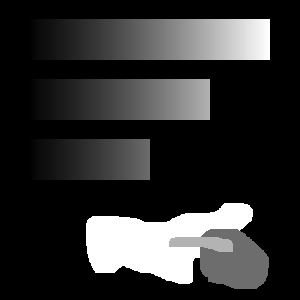
#> input picture week06_data/TestIm2.png, 300 x 300 px
$ python ex6.py
#> lines starting #> are read from the running program, lines starting #| are printed output that depends on the picture; after the words box and inside, x2 and y2 are one past the last pixel; in counts of white or black regions, pixels touching at a corner belong together
import cv2
import numpy as np
import matplotlib.pyplot as plt


#part 6.1
def gaussian_1D_Kernel(sigma):
    '''
    takes sigma = gaussian width
    returns
    g: the 1D gaussian kernel
    gd: the derivative of g

    normalize g such that it sums to 1.
    '''
    #using 5sigma rule
    length = int(2*5*sigma + 1)
    if length % 2 == 0:
        length += 1  #to make sure legnth is odd

    x = np.arange(length) - length//2  #these are the kernel indices

    #gaussian function
    g = np.exp(-(x**2)/ (2*sigma**2))
    g /= g.sum() #normalized to sum to 1
    #derivative
    gd = -x / (sigma**2) *g

    return g, gd

#part 6.2
def gaussian_smoothing(im, sigma):
    '''
    returns I: gaussian smoothed image of im
    Ix and Iy: gaussian smoothed derivatioves of im
    '''
#> called with sigma = 2
    g, gd = gaussian_1D_Kernel(sigma)
    I = cv2.sepFilter2D(im, -1, g, g)
    Ix = cv2.sepFilter2D(im, -1, gd, g)
    Iy = cv2.sepFilter2D(im, -1, g, gd)
    return I, Ix, Iy

#part 6.3
def structure_tensor(im, sigma, epsilon):
    '''
    returns matrix C(x,y)
    '''
#> called with sigma = 2, epsilon = 2
    g_epsilon, _ = gaussian_1D_Kernel(epsilon)
    I, Ix, Iy    = gaussian_smoothing(im, sigma)
    Ixx = cv2.sepFilter2D(Ix**2, -1, g_epsilon, g_epsilon)
    Ixy = cv2.sepFilter2D(Ix*Iy, -1, g_epsilon, g_epsilon)
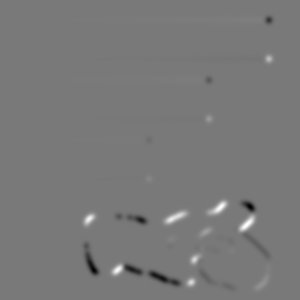
#> Ixy: shape (300, 300) float64; min -673.1, max 737.6, mean 0.1; drawn with min black and max white
    #Iyx = cv2.sepFilter2D(Ix**2, -1, g_epsilon, g_epsilon)
    Iyy = cv2.sepFilter2D(Iy**2, -1, g_epsilon, g_epsilon)
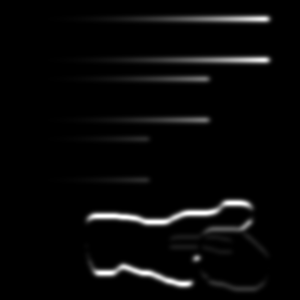
#> Iyy: shape (300, 300) float64; min 0, max 1483.5, mean 51.3; drawn with min black and max white
#> (printed output is left out)

    C = np.array([[Ixx, Ixy],
                  [Ixy, Iyy]]
                )
    return C


#party 6.4
def harris_measure(im, sigma, epsilon, k):
    '''computer the harris corner measure for each pixel in the image'''
#> called with sigma = 2, epsilon = 2, k = 0.04
    '''r is the harris corner for each pixel'''
    C = structure_tensor(im, sigma, epsilon)
    a = C[0][0]
    b = C[1][1]
    c = C[0][1]
    r = a*b - c**2 - k*((a+b)**2)
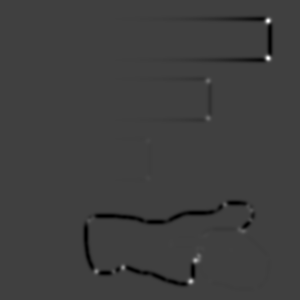
#> r: shape (300, 300) float64; min -88027.3, max 260381.1, mean -1399.8; drawn with min black and max white
#> (printed output is left out)
    return r

#part 6.5
def corner_detector(im, sigma, epsilon, k, tau):
    '''
    Detects corners in an image using the Harris corner measure and non-maximum suppression.
    c: List of (x, y) coordinates of detected corners.
    '''
#> called with sigma = 2, epsilon = 2, k = 0.04, tau = 0.1
    r = harris_measure(im, sigma, epsilon, k)
    # Initialize the suppressed response matrix with zeros
    suppressed = np.zeros_like(r)

    # Iterate over each pixel excluding the border
    for y in range(1, r.shape[0] - 1):
        for x in range(1, r.shape[1] - 1):
            # Get the local patch
            patch = r[y-1:y+2, x-1:x+2]
            # Check if the current pixel is the maximum in its neighborhood
            if r[y, x] == np.max(patch) and r[y, x] > tau:
                suppressed[y, x] = r[y, x]
    corners = np.where(suppressed > tau)
#> corners = 98 positions, rows 20 to 286, columns 36 to 268
    c = list(zip(corners[1], corners[0]))
#> c = 98 pairs, first value 36 to 268, second value 20 to 286
    return c

#MAIN

im = cv2.imread("week06_data/TestIm2.png", cv2.IMREAD_GRAYSCALE).astype(float)
#g, gd = gaussian_1D_Kernel(2)
#print(f"{g} \n {gd}")
plt.imshow(im, cmap='gray')
plt.show()
sigma   = 2 # if sigma = 0 then all blurred images are the same. Cuz we are just sampling the value
epsilon = 2
k, tau  = 0.04, 0.1
im_blur, x_blur, y_blur = gaussian_smoothing(im, sigma)
plt.imshow(im_blur, cmap='gray')
plt.show()
plt.imshow(x_blur)
plt.show()
plt.imshow(y_blur)
plt.show()

C = structure_tensor(im, sigma,epsilon)
print(C)

# Normalize for visualization

# Display the results
plt.imshow(C[0,0])
plt.show()
plt.imshow(C[0,1])
plt.show()
plt.imshow(C[1,1])
plt.show()

r = harris_measure(im, sigma, epsilon, k)
print(f"r is {r}\n")
plt.imshow(r)
plt.show()

corners = corner_detector(im, sigma, epsilon, k, tau)
#> corners has the same summary as c in corner_detector
for x, y in corners:
    cv2.circle(im, (x, y), radius=2, color=(255, 255, 255), thickness=-1)
#> this loop made 98 passes
#> (x, y) on passes 1 to 12: (268, 20), (36, 21), (56, 23), (69, 23), (86, 24), (102, 24), (114, 24), (132, 24), (149, 25), (165, 25), (180, 25), (187, 25)
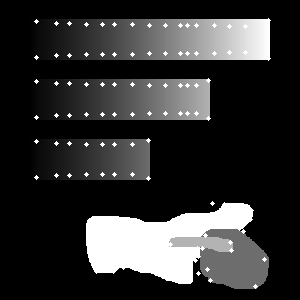
#> im: shape (300, 300) float64; min 0, max 255, mean 49.7
print("part 6.5")
plt.imshow(im)
plt.show()


#part 6.6
# Setting parameter values
t_lower = 50  # Lower Threshold
t_upper = 150  # Upper threshold
im2 = cv2.imread("week06_data/TestIm2.png", cv2.IMREAD_GRAYSCALE)
#> im2 is the input picture: shape (300, 300); min 0, max 255, mean 47.6
im  = cv2.imread("week06_data/TestIm1.png", cv2.IMREAD_GRAYSCALE)
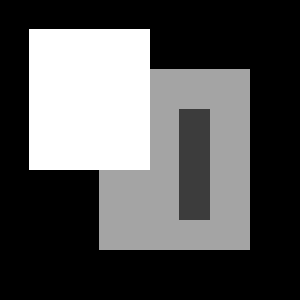
#> input picture week06_data/TestIm1.png, 300 x 300 px
#> im is the input picture: shape (300, 300); min 0, max 255, mean 84.8
# Applying the Canny Edge filter
edge  = cv2.Canny(im , t_lower, t_upper)
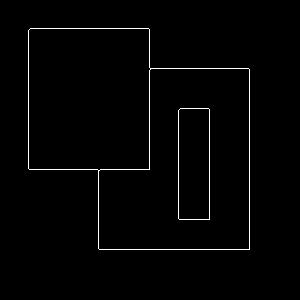
#> edge: shape (300, 300); 1.5% white in thin lines or dots, all inside (x1, y1, x2, y2) = (28, 28, 250, 250)
edge2 = cv2.Canny(im2, t_lower, t_upper)
#> edge2: shape (300, 300); 2.1% white in thin lines or dots, all inside (x1, y1, x2, y2) = (42, 19, 271, 289)
edge3 = cv2.Canny(im2, 10, t_upper)
#> edge3: shape (300, 300); 4.1% white in thin lines or dots, all inside (x1, y1, x2, y2) = (31, 19, 271, 289)
edge4 = cv2.Canny(im2, t_lower, 100)
edge5 = cv2.Canny(im2, 150, 300)
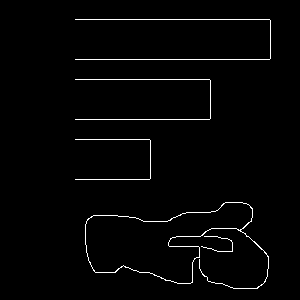
#> edge5: shape (300, 300); 1.9% white in thin lines or dots, all inside (x1, y1, x2, y2) = (75, 19, 271, 289)


plt.imshow(edge2)
plt.show()
plt.imshow(edge3)
plt.show()
plt.imshow(edge4)
plt.show()
plt.imshow(edge5)
plt.show()
